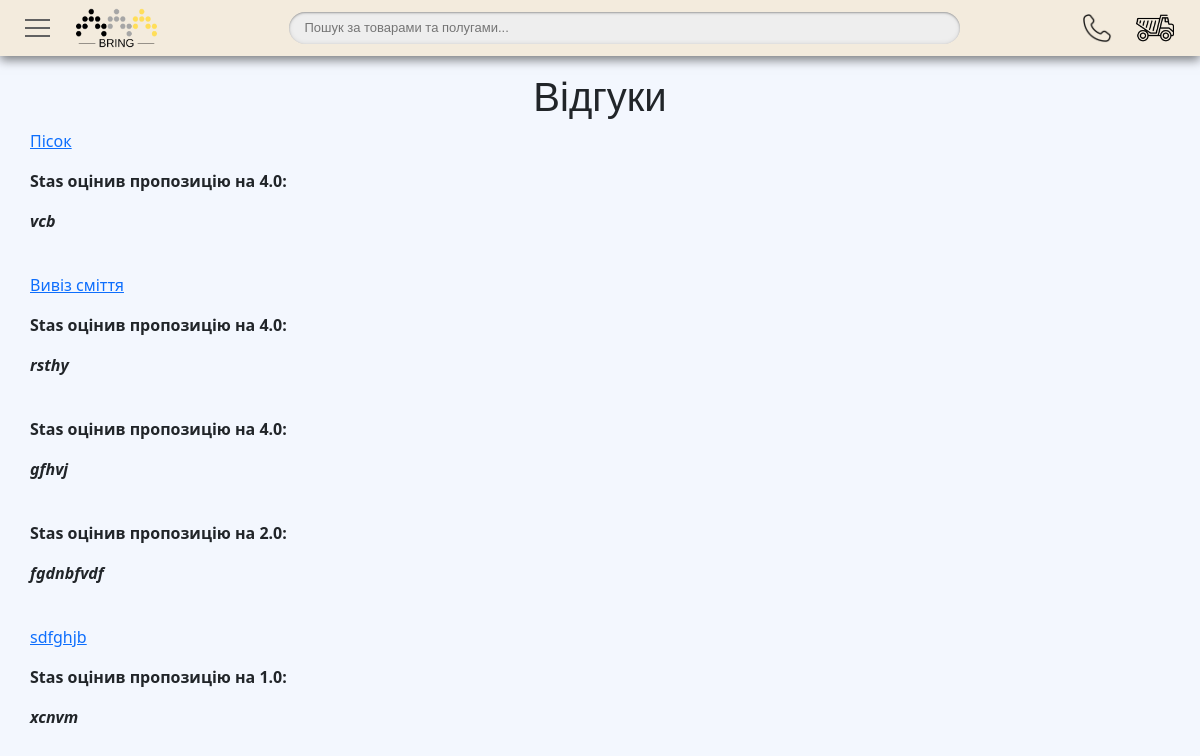
Page /comments/ on the committed database.
### bring/models.py (models this page shows, shortened)
class Stuff(models.Model):
    title = models.CharField('Название', max_length=128)
    cat = models.ForeignKey('Category', on_delete=models.PROTECT, verbose_name='Категорії', related_name='stuffs')
    description = models.TextField('Описание')
    pub_date = models.DateTimeField('Дата публикации', auto_now_add=True, blank=True)
    picture = models.ImageField(upload_to='pictures/', null=True, blank=True, default='pictures/default.png')
    slug = models.SlugField(max_length=256, unique=True, db_index=True, verbose_name='URL')
    priority = models.IntegerField('Приоритет выдачи', null=True, blank=True, default=5)
    is_active = models.BooleanField('Активировано?', default=True)
    is_action = models.BooleanField('Акційна пропозиція', default=False)
    fans = models.ManyToManyField('CustomUser', related_name='favs', blank=True)
    price_per_ton = models.IntegerField('Цена за тонну', null=True, blank=True, default=0)
    price_per_bag = models.IntegerField('Цена за мешок', null=True, blank=True, default=0)
    price_per_piece = models.FloatField('Цена за штуку', null=True, blank=True, default=0.0)
    price_per_hour = models.IntegerField('Цена за час', null=True, blank=True, default=0)
    price_per_day = models.IntegerField('Цена за сутки', null=True, blank=True, default=0)
    for_search_my = models.TextField('Слова для поиска', default=' ', null=True, blank=True,)
    for_search = models.TextField('Для поиска(авто)', default='Автоматичне поле')
    class Meta:
        verbose_name = "позиція"
        verbose_name_plural = "позиції"
    def __str__(self):
        return self.title

class Comment(models.Model):
    stuff = models.ForeignKey(Stuff, on_delete=models.SET_NULL, related_name="comments", null=True, blank=True)
    author = models.ForeignKey(CustomUser, on_delete=models.CASCADE, related_name="comments")
    comment_text = models.CharField('Комментарий', max_length=256)
    rating_vote = models.FloatField('Оценка', null=True, blank=True)
    pub_comment_date = models.DateTimeField('Дата публикации комментария', auto_now_add=True, blank=True)
    is_new = models.BooleanField('Новое', default=True)
    answer_by_admin = models.CharField('Ответ Администратора', max_length=256, null=True, blank=True)
    class Meta:
        verbose_name = "відгук"
        verbose_name_plural = "відгуки"
    def __str__(self):
        return self.comment_text

class CustomUser(AbstractUser):
    email = models.EmailField(_("email address"), unique=True)
    username = models.CharField(_("username"), max_length=150, unique=False)
    communication = models.CharField('Способ связи', max_length=256, blank=True, unique=False)
    first_name = models.CharField(_("First Name"), max_length=150, unique=False)
    email_verify = models.BooleanField(default=False)
    USERNAME_FIELD = "email"
    REQUIRED_FIELDS = ["username"]

### bring/views.py (the view)
# urls.py: path('comments/', views.comments, name='comments'),
def comments(request):
    context = {
        'objects': Stuff.objects.filter(is_active=True)
    }
    return render(request, template_name="bring/comments.html", context=context)

### bring/forms.py
class AuthenticationAjaxForm(forms.Form):
    email = forms.EmailField(
        label=_("Email"),
        max_length=254,
        widget=forms.EmailInput(attrs={
            "autocomplete": "email",
            "class": "form-control",
        }),
    )
    password = forms.CharField(
        label=_("Password"),
        strip=False,
        widget=forms.PasswordInput(attrs={
            "autocomplete": "current-password",
            "class": "form-control",
        }),
    )

### bring/context_processors.py (called while the page is built)
def category_global(request):
    return {'categories_list_global': Category.objects.filter(is_active=True).order_by('priority')}

def modal_login(request):
    context = {
        'login_ajax': AuthenticationAjaxForm()
    }
    return context

def modal_registration(request):
    context = {
        'registration_ajax': RegistrationAjaxForm()
    }
    return context

### bring/models.py (called while the page is built)
    def __str__(self):
        return self.title

    def related_stuffs(self):
        return [stuff for stuff in self.stuffs.all()]

    def get_absolute_url(self):
        return reverse('bring:category', kwargs={'cat_slug': self.slug})

### bring/templates/bring/comments.html (shortened to what this page needs)
{% extends 'bring/base.html' %}
{% load static %}
{% block content %}
    <footer>
        <div class="h-footer">
            <h1 style="margin-top: 1.5%;">Відгуки</h1>
        </div>
        <div class="comment-form">
            {% for obj in objects %}
                {% if obj.comments.all %}
                <p><a href="{% url 'bring:stuff' obj.slug %}">{{ obj }}</a></p>
                {% for comment in obj.comments.all|dictsortreversed:'pub_comment_date' %}
                <p style="font-weight: bold;">{% if comment.author.first_name %}{{ comment.author.first_name }}{% else %}({{ comment.author }}){% endif %} оцінив пропозицію на {{ comment.rating_vote }}:</p>
                <p style="font-style: italic; font-weight: bold;">{{ comment }}</p>
                <br>
                {% endfor %}
                {% endif %}
            {% endfor %}
            </div>
    </footer>
{% endblock %}

### bring/static/bring/css/custom.css (style rules this page uses)
body { background: #F3F7FE; }
footer { margin-left: 2.5%; margin-right: 2.5%; }
.h-footer { text-align: center; line-height: 1; font-family: Arial, serif; }

### rows in the picture
Stuff: title "Пісок"
Comment: author.first_name "Stas", rating_vote "4.0", comment_text "vcb"
Stuff: title "Вивіз сміття"
Comment: author.first_name "Stas", rating_vote "4.0", comment_text "rsthy"
Comment: author.first_name "Stas", rating_vote "4.0", comment_text "gfhvj"
Comment: author.first_name "Stas", rating_vote "2.0", comment_text "fgdnbfvdf"
Stuff: title "sdfghjb"
Comment: author.first_name "Stas", rating_vote "1.0", comment_text "xcnvm"
